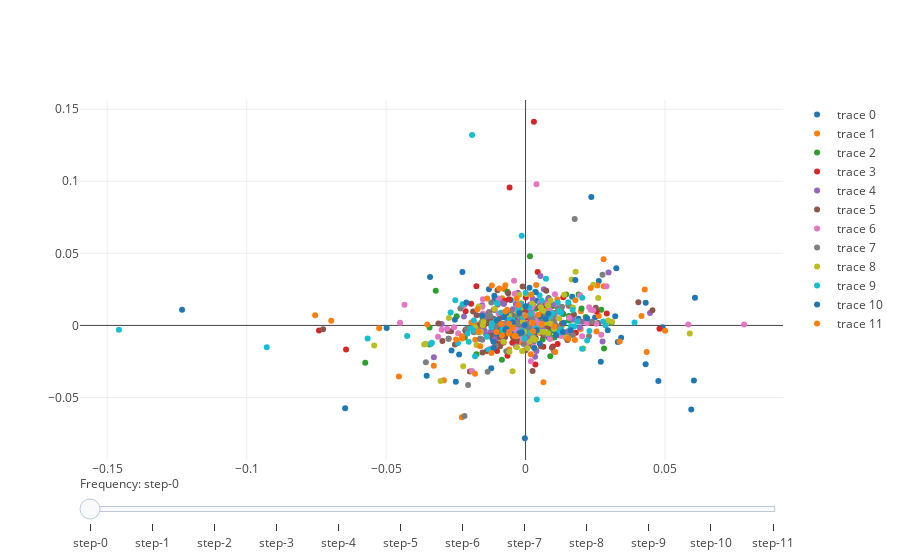

Write notebook code for a chart like this one.
### Code cell
steps = []
for i in range(len(data)):
    step = dict(
        method = 'restyle',
        args = ['visible', [False] * len(data)],
    )
    step['args'][1][i] = True # Toggle i'th trace to "visible"
    steps.append(step)

sliders = [dict(
    active = 0,
    currentvalue = {"prefix": "Frequency: "},
    pad = {"t": 12},
    steps = steps
)]

layout = dict(sliders=sliders)

fig = dict(data=data, layout=layout)

py.iplot(fig, filename='Sine Wave Slider')
